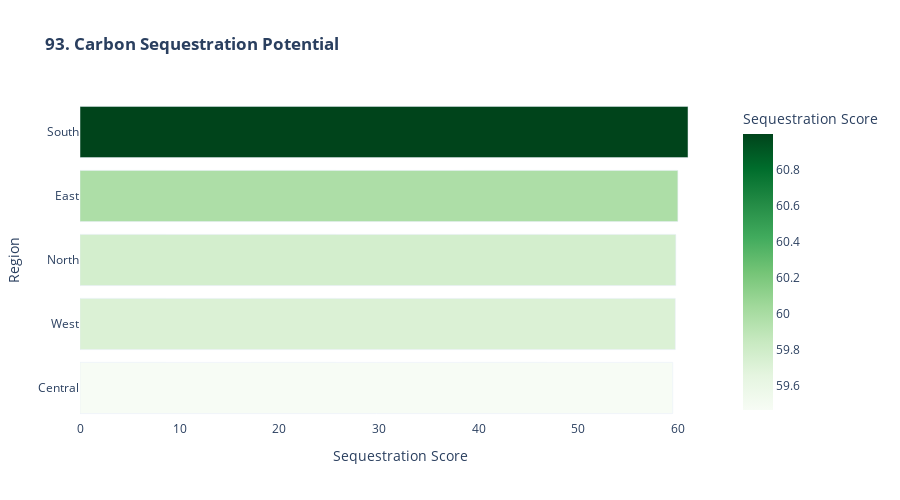

Here is the notebook cell this chart was saved with:
### Markdown cell above
### *93. Climate Mitigation Potential*

### Code cell
print("\n93. Carbon Sequestration...")

# Carbon sequestration potential by practice
sequestration = {
    'mulching': 0.5,  # tonnes CO2 per ha per year
    'drip_irrigation': 0.3,
    'crop_diversity': 0.2
}

mitigation_data = (
    df.groupby('Region', observed=False)
      .agg(
          Mulching_Rate=('Mulching_Used', lambda s: s.eq('Yes').mean()),
          Modern_Rate=('Irrigation_Type', lambda s: s.isin(['Drip', 'Sprinkler']).mean()),
          Crop_Diversity=('Crop_Type', 'nunique')
      )
      .reset_index()
)

mitigation_data['Sequestration_Potential'] = (
    mitigation_data['Mulching_Rate'] * sequestration['mulching'] +
    mitigation_data['Modern_Rate'] * sequestration['drip_irrigation'] +
    (mitigation_data['Crop_Diversity'] / mitigation_data['Crop_Diversity'].max()) * sequestration['crop_diversity']
) * 100

fig93 = px.bar(mitigation_data.sort_values('Sequestration_Potential'), 
               x='Sequestration_Potential', y='Region', orientation='h',
               color='Sequestration_Potential', color_continuous_scale='Greens',
               title='<b>93. Carbon Sequestration Potential</b>',
               labels={'Sequestration_Potential': 'Sequestration Score'})

fig93.update_layout(height=500, plot_bgcolor='white')
fig93.show()

### Figure 1 — Plotly figure (JSON) as saved in the notebook; plotly's stock layout.template omitted (floating-point values rounded to 4 significant figures)
{"data": [{"hovertemplate": "Sequestration Score=%{marker.color}<br>Region=%{y}<extra></extra>", "legendgroup": "", "marker": {"color": [59.47, 59.72, 59.77, 59.98, 61.0], "coloraxis": "coloraxis", "pattern": {"shape": ""}}, "name": "", "orientation": "h", "showlegend": false, "textposition": "auto", "type": "bar", "x": [59.47, 59.72, 59.77, 59.98, 61.0], "xaxis": "x", "y": ["Central", "West", "North", "East", "South"], "yaxis": "y"}], "layout": {"barmode": "relative", "coloraxis": {"colorbar": {"title": {"text": "Sequestration Score"}}, "colorscale": [[0, "rgb(247,252,245)"], [0.125, "rgb(229,245,224)"], [0.25, "rgb(199,233,192)"], [0.375, "rgb(161,217,155)"], [0.5, "rgb(116,196,118)"], [0.625, "rgb(65,171,93)"], [0.75, "rgb(35,139,69)"], [0.875, "rgb(0,109,44)"], [1, "rgb(0,68,27)"]]}, "height": 500, "legend": {"tracegroupgap": 0}, "plot_bgcolor": "white", "title": {"text": "<b>93. Carbon Sequestration Potential</b>"}, "xaxis": {"anchor": "y", "domain": [0, 1], "title": {"text": "Sequestration Score"}}, "yaxis": {"anchor": "x", "domain": [0, 1], "title": {"text": "Region"}}}}
